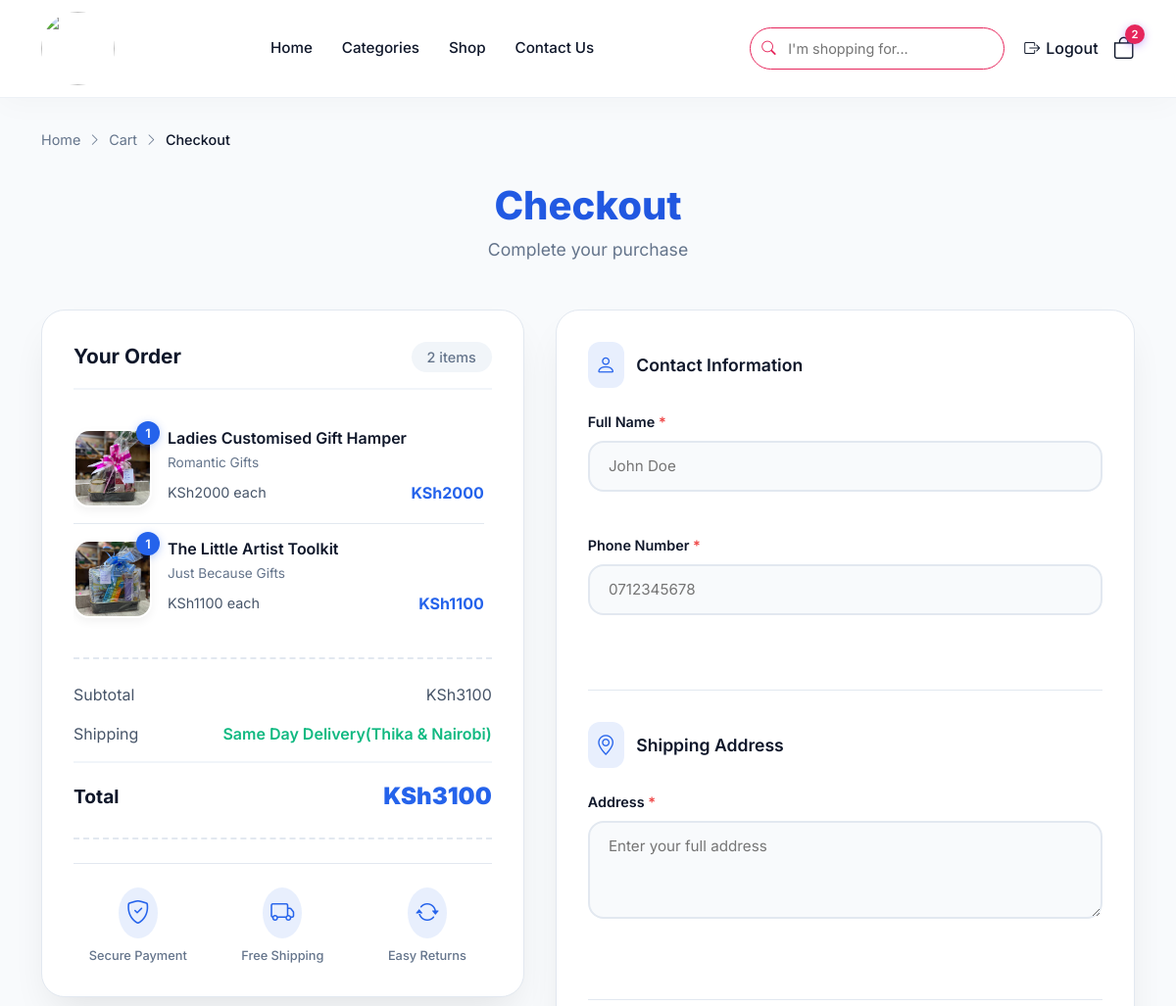
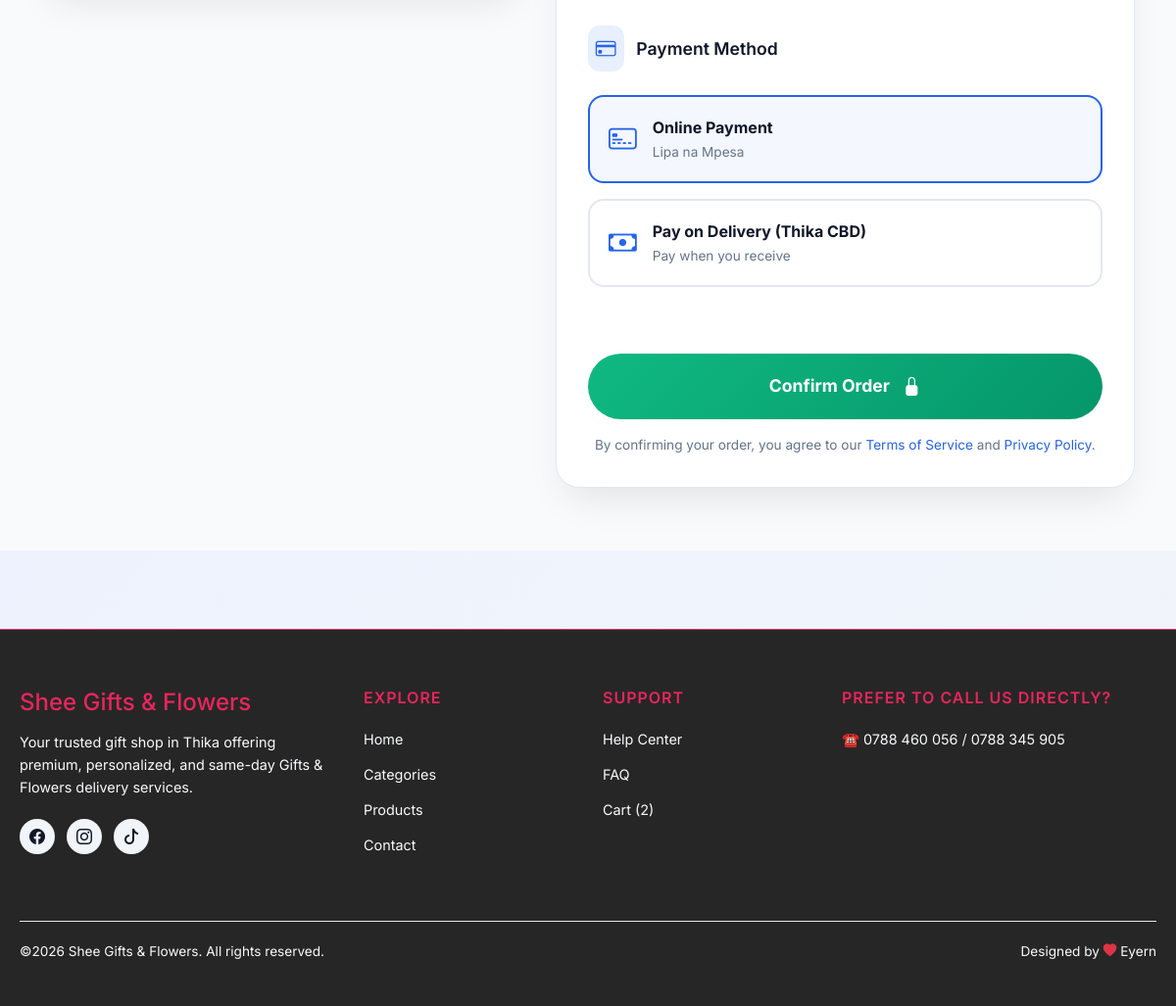
The app's page /cart/checkout (signed in) with its own data (2 pictures, top to bottom).
### cart/models.py (models this page shows, shortened)
class CartItem(models.Model):
    cart = models.ForeignKey(Cart, related_name="items", on_delete=models.CASCADE)
    product = models.ForeignKey("product_app.Product", on_delete=models.CASCADE)
    quantity = models.PositiveIntegerField(default=1)
    @property
    def unit_price(self):
        if hasattr(self.product, "discount"):
            discount = self.product.discount
            if discount.is_active:
                return discount.new_price
        return self.product.price
    @property
    def total_price(self):
        return self.unit_price * self.quantity

### product_app/models.py (models this page shows, shortened)
class Product(models.Model):
    name = models.CharField(max_length=100)
    price = models.IntegerField()
    brand = models.ForeignKey(Brand, on_delete=models.CASCADE)
    category = models.ForeignKey(Category, on_delete=models.CASCADE)
    quantity = models.IntegerField(default=10)
    rating = models.IntegerField(default=0,validators=[MaxValueValidator(5),MinValueValidator(0)])
    image = models.ImageField(upload_to='images/')
    description = models.TextField()
    is_gift_wrap = models.BooleanField(default=False)

class Brand(models.Model):
    name = models.CharField(max_length=100)
    image = models.ImageField(upload_to='brand_images/')
    def __str__(self):
        return self.name

### home_app/models.py (models this page shows, shortened)
class Discount(models.Model):
    product = models.OneToOneField(Product, on_delete=models.CASCADE, related_name='discount')
    new_price = models.IntegerField()
    expire_at = models.DateTimeField(blank=True, null=True)
    is_active = models.BooleanField(default=True)

### cart/views.py (the view, shortened to what this page needs)
# urls.py: path('checkout', checkout_page, name='checkout_page'),
@login_required
def checkout_page(request):
    cart = Cart.objects.get(user=request.user)
    return render(request, "cart/checkout.html", {
        "cart": cart,
        "cart_items": cart.items.all(),
        "total_items": cart.total_items,
        "total_price": cart.total_price,
    })

### cart/templates/cart/checkout.html (shortened to what this page needs)
{% extends 'base.html' %}
{% load static %}
{% block head %}
    <link rel="stylesheet" href="https://cdn.jsdelivr.net/npm/bootstrap-icons@1.11.3/font/bootstrap-icons.css">
    <link rel="stylesheet" href="{% static 'css/checkout.css' %}">
{% endblock head %}
{% block contents %}
<div class="checkout-page">
    <div class="container">
        <div class="checkout-breadcrumb">
            <a href="{% url 'home_app:home' %}">Home</a>
            <i class="bi bi-chevron-right"></i>
            <a href="{% url 'cart:cart' %}">Cart</a>
            <i class="bi bi-chevron-right"></i>
            <span>Checkout</span>
        </div>
        <header class="checkout-header">
            <h1 class="checkout-title">Checkout</h1>
            <p class="checkout-subtitle">Complete your purchase</p>
        </header>
        {% if cart_items %}
            <div class="checkout-layout">
                <div class="checkout-order">
                    <div class="checkout-order-header">
                        <h2 class="checkout-order-title">Your Order</h2>
                        <span class="checkout-order-count">{{ cart_items|length }} item{{ cart_items|pluralize }}</span>
                    </div>
                    <div class="checkout-order-items">
                        {% for item in cart_items %}
                            <div class="checkout-order-item">
                                <div class="checkout-item-image">
                                    <img src="{{ item.product.image.url }}" alt="{{ item.product.name }}">
                                    <span class="checkout-item-quantity-badge">{{ item.quantity }}</span>
                                </div>
                                <div class="checkout-item-details">
                                    <h3 class="checkout-item-name">{{ item.product.name }}</h3>
                                    <p class="checkout-item-meta">{{ item.product.brand|default:"Shee Gift" }}</p>
                                    <div class="checkout-item-pricing">
                                        <span class="checkout-item-price">KSh{{ item.unit_price }} each</span>
                                        <span class="checkout-item-total">KSh{{ item.total_price }}</span>
                                    </div>
                                </div>
                            </div>
                        {% endfor %}
                    </div>
                    <div class="checkout-order-summary">
                        <div class="checkout-summary-row">
                            <span>Subtotal</span>
                            <span>KSh{{ total_price }}</span>
                        </div>
                        <div class="checkout-summary-row">
                            <span>Shipping</span>
                            <span class="checkout-shipping-free">Same Day Delivery(Thika & Nairobi)</span>
                        </div>
                        <div class="checkout-summary-row checkout-summary-total">
                            <span>Total</span>
                            <strong>KSh{{ total_price }}</strong>
                        </div>
                    </div>
                    <div class="checkout-trust-badges">
                        <div class="trust-badge">
                            <i class="bi bi-shield-check"></i>
                            <span>Secure Payment</span>
                        </div>
                        <div class="trust-badge">
                            <i class="bi bi-truck"></i>
                            <span>Free Shipping</span>
                        </div>
                        <div class="trust-badge">
                            <i class="bi bi-arrow-repeat"></i>
                            <span>Easy Returns</span>
                        </div>
                    </div>
                </div>
                <form method="post" class="checkout-form" id="checkoutForm" novalidate>
                    <div class="checkout-form-section">
                        <div class="checkout-form-section-header">
                            <i class="bi bi-person"></i>
                            <h3>Contact Information</h3>
                        </div>
                        <div class="checkout-form-group">
                            <label for="fullname">Full Name <span class="required">*</span></label>
                            <input type="text" id="fullname" name="fullname" class="checkout-input" placeholder="John Doe" required>
                            <div class="checkout-error-message" id="fullname-error"></div>
                        </div>
                        <div class="checkout-form-group">
                            <label for="phone">Phone Number <span class="required">*</span></label>
                            <input type="tel" id="phone" name="phone" class="checkout-input" placeholder="0712345678" required>
                            <div class="checkout-error-message" id="phone-error"></div>
                        </div>
                    </div>
                    <div class="checkout-form-section">
                        <div class="checkout-form-section-header">
                            <i class="bi bi-geo-alt"></i>
                            <h3>Shipping Address</h3>
                        </div>
                        <div class="checkout-form-group">
                            <label for="address">Address <span class="required">*</span></label>
                            <textarea id="address" name="address" class="checkout-input checkout-textarea" placeholder="Enter your full address" required></textarea>
                            <div class="checkout-error-message" id="address-error"></div>
                        </div>
                    </div>
                    <div class="checkout-form-section">
                        <div class="checkout-form-section-header">
                            <i class="bi bi-credit-card"></i>
                            <h3>Payment Method</h3>
                        </div>
                        <div class="checkout-payment-methods">
                            <label class="checkout-payment-option">
                                <div class="payment-option-content">
                                    <i class="bi bi-credit-card-2-front"></i>
                                    <div>
                                        <strong>Online Payment</strong>
                                        <span>Lipa na Mpesa</span>
                                    </div>
                                </div>
                            </label>
                            <label class="checkout-payment-option">
                                <div class="payment-option-content">
                                    <i class="bi bi-cash"></i>
                                    <div>
                                        <strong>Pay on Delivery (Thika CBD)</strong>
                                        <span>Pay when you receive</span>
                                    </div>
                                </div>
                            </label>
                        </div>
                        <div class="checkout-error-message" id="payment-error"></div>
                    </div>
                    <button type="submit" class="checkout-submit-btn" id="submitBtn">
                        <span>Confirm Order</span>
                        <i class="bi bi-lock-fill"></i>
                    </button>
                    <p class="checkout-terms">
                        By confirming your order, you agree to our
                        <a href="#">Terms of Service</a> and
                        <a href="#">Privacy Policy</a>.
                    </p>
                </form>
            </div>
        {% endif %}
    </div>
</div>
{% endblock contents %}

### templates/base.html (shortened to what this page needs)
{% load static %}
<!DOCTYPE html>
<html lang="en">
<head>
    <link rel="stylesheet" href="https://cdn.jsdelivr.net/npm/bootstrap-icons@1.11.1/font/bootstrap-icons.css">
    <link href="https://cdn.jsdelivr.net/npm/bootstrap@5.3.0/dist/css/bootstrap.min.css" rel="stylesheet"/>
    <link rel="stylesheet" href="https://cdn.jsdelivr.net/npm/bootstrap-icons@1.11.1/font/bootstrap-icons.css">
    <link rel="stylesheet" href="{% static 'css/header_footer.css' %}">
    <link rel="stylesheet" href="{% static 'css/homepage.css' %}">
    {% block head %}{% endblock head %}
</head>
<body>
<header>
    <nav class="zentrix-navbar">
        <div class="container nav-container">
            <a class="brand-logo" href="{% url 'home_app:home' %}">
            <img class="rounded-circle" src="{% static 'img/shee.png' %}" alt="" height="75" width="75">
            </a>
            <div class="nav-links" id="navLinks">
                <a href="{% url 'home_app:home' %}">Home</a>
                <a href="{% url 'product_app:category' %}">Categories</a>
                <a href="{% url 'product_app:product_list' pk=0 %}">Shop</a>
                <a href="{% url 'contact:contact' %}">Contact Us</a>
            </div>
            <div class="nav-actions-wrapper">
                <div class="nav-search">
                    <form method="get" action="{% url 'product_app:product_list' pk=0 %}">
                        <i class="bi bi-search search-icon"></i>
                        <input type="search"
                               name="q"
                               placeholder="I'm shopping for..."
                               value="{% if query %}{{ query }}{% endif %}">
                    </form>
                </div>
                <div class="nav-actions">
                    {% if user.is_authenticated %}
                    <a class="auth-link" href="{% url 'accounts:logout' %}">
                        <i class="bi bi-box-arrow-right"></i>
                        <span class="auth-text">Logout</span>
                    </a>
                    {% endif %}
                    <a class="cart-wrapper" href="{% url 'cart:cart' %}">
                        <i class="bi bi-bag"></i>
                        <span class="cart-badge">{{ cart_count }}</span>
                    </a>
                </div>
            </div>
        </div>
    </nav>
</header>
<main>
{% block contents %}{% endblock contents %}
</main>
<footer class="zentrix-footer">
    <div class="container footer-container">
        <div class="footer-grid">
            <div class="footer-brand">
                <h4>Shee Gifts & Flowers</h4>
                <p>Your trusted gift shop in Thika offering premium, personalized, and same-day Gifts & Flowers delivery services.</p>
                <div class="social-icons">
                    <a href="https://www.facebook.com/thika.giftshop"><i class="bi bi-facebook"></i></a>
                    <a href="https://www.instagram.com/thika_giftshop/"><i class="bi bi-instagram"></i></a>
                    <a href="https://www.tiktok.com/@sheegiftsflowers"><i class="bi bi-tiktok"></i></a>
                </div>
            </div>
            <div>
                <h6>Explore</h6>
                <ul>
                    <li><a href="{% url 'home_app:home' %}">Home</a></li>
                    <li><a href="{% url 'product_app:category' %}">Categories</a></li>
                    <li><a href="{% url 'product_app:product_list' pk=0 %}">Products</a></li>
                    <li><a href="{% url 'contact:contact' %}">Contact</a></li>
                </ul>
            </div>
            <div>
                <h6>Support</h6>
                <ul>
                    <li><a href="{% url 'contact:contact' %}">Help Center</a></li>
                    <li><a href="#">FAQ</a></li>
                    <li><a href="{% url 'cart:cart' %}">Cart ({{ cart_count }})</a></li>
                </ul>
            </div>
            <div>
                <h6>Prefer To Call Us Directly?</h6>
                <ul>
                    <li><a href="tel:+254705575229">☎️ 0788 460 056 / 0788 345 905</a></li>
                </ul>
            </div>
        </div>
        <div class="footer-bottom">
            <p>©2026 Shee Gifts & Flowers. All rights reserved.</p>
            <p>Designed by <i class="bi bi-heart-fill text-danger"></i> Eyern</p>
        </div>
    </div>
</footer>
</body>
</html>

### records on screen
CartItem: product.image (picture), quantity "1", product.name "Ladies Customised Gift Hamper", product.brand "Romantic Gifts", unit_price "2000", total_price "2000"
CartItem: product.image (picture), quantity "1", product.name "The Little Artist Toolkit", product.brand "Just Because Gifts", unit_price "1100", total_price "1100"

### other values on screen
{{ cart_count }} "2"
{{ cart_items|length }} "2"
{{ total_price }} "3100"
